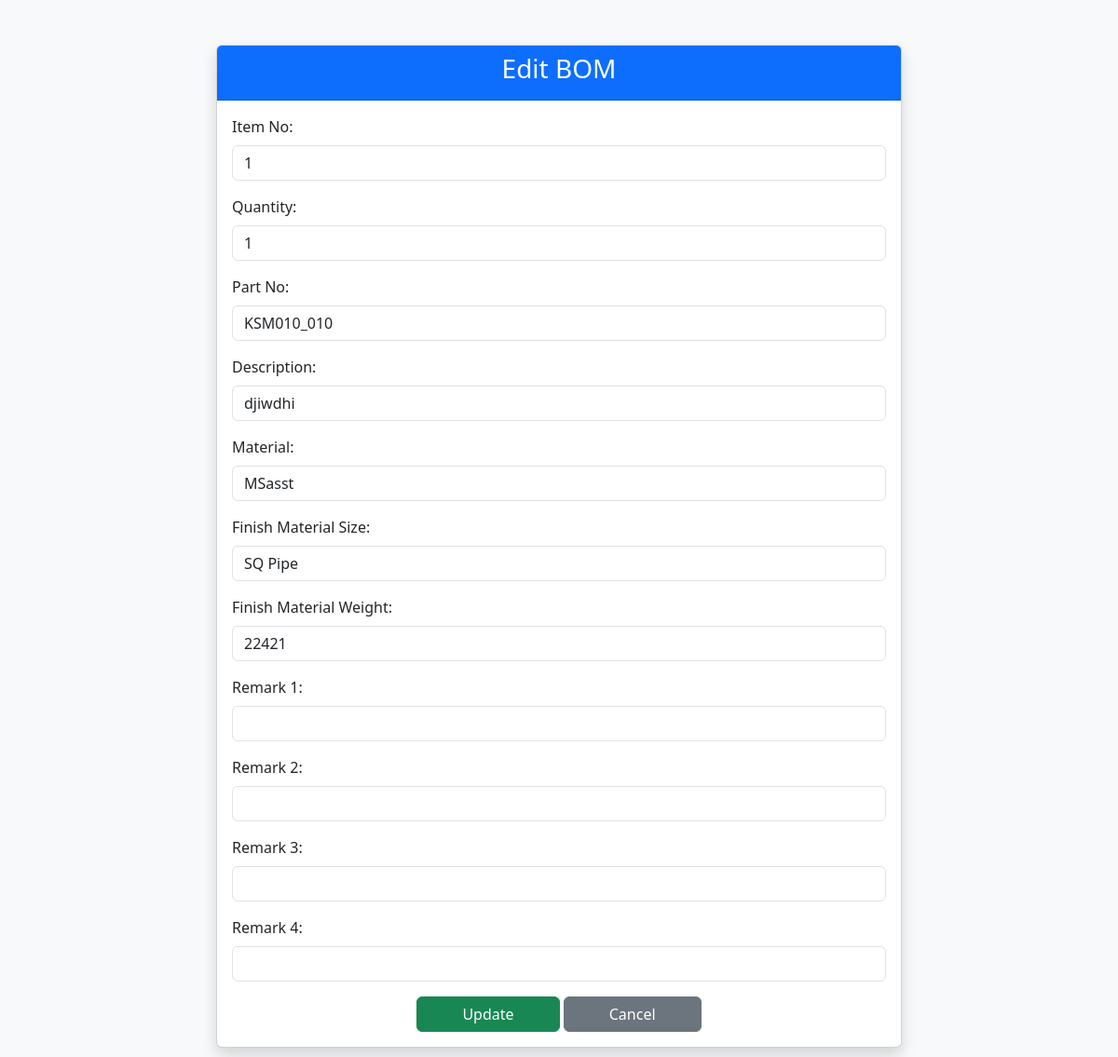
/edit/edit_bom.php?id=1, run on the app's committed database.
### tables this page shows
CREATE TABLE `bom` (
  `id` int(11) NOT NULL,
  `item_no` int(11) NOT NULL,
  `quantity` int(11) NOT NULL,
  `part_no` varchar(255) NOT NULL,
  `hierarchy_level` int(11) NOT NULL,
  `description` varchar(255) DEFAULT NULL,
  `material` varchar(255) DEFAULT NULL,
  `finish_material_size` varchar(255) DEFAULT NULL,
  `finish_material_weight` varchar(255) DEFAULT NULL,
  `remark1` varchar(255) DEFAULT NULL,
  `remark2` varchar(255) DEFAULT NULL,
  `remark3` varchar(255) DEFAULT NULL,
  `remark4` varchar(255) DEFAULT NULL,
  `total_quantity` int(11) DEFAULT 0
);

### edit/edit_bom.php (the view, shortened to what this page needs)
<?php
include '../conn.php';
if ($_SERVER['REQUEST_METHOD'] == 'POST') {
    $id = $_POST['id'];
    $item_no = $_POST['item_no'];
    $quantity = $_POST['quantity'];
    $part_no = $_POST['part_no'];
    $description = $_POST['description'];
    $material = $_POST['material'];
    $finish_material_size = $_POST['finish_material_size'];
    $finish_material_weight = $_POST['finish_material_weight'];
    $remark1 = $_POST['remark1'];
    $remark2 = $_POST['remark2'];
    $remark3 = $_POST['remark3'];
    $remark4 = $_POST['remark4'];
    $updateQuery = "UPDATE bom SET
        item_no='$item_no',
        quantity='$quantity',
        part_no='$part_no',
        description='$description',
        material='$material',
        finish_material_size='$finish_material_size',
        finish_material_weight='$finish_material_weight',
        remark1='$remark1',
        remark2='$remark2',
        remark3='$remark3',
        remark4='$remark4'
    WHERE id='$id'";
    if (mysqli_query($con, $updateQuery)) {
        echo "<script>alert('Record updated successfully!'); window.location.href='../machine.php';</script>";
    } else {
        echo "<script>alert('Error updating record: " . mysqli_error($con) . "');</script>";
    }
} else if (isset($_GET['id'])) {
    $id = $_GET['id'];
    $query = "SELECT * FROM bom WHERE id='$id'";
    $result = mysqli_query($con, $query);
    $row = mysqli_fetch_assoc($result);
} else {
    echo "<script>alert('Invalid request'); window.location.href='../list/bom_list.php';</script>";
    exit;
}
?>
<!DOCTYPE html>
<html>
<head>
    <link href="https://cdn.jsdelivr.net/npm/bootstrap@5.3.0/dist/css/bootstrap.min.css" rel="stylesheet">
</head>
<body class="bg-light">
    <div class="container my-5">
        <div class="row justify-content-center">
            <div class="col-md-8">
                <div class="card shadow">
                    <div class="card-header bg-primary text-white text-center">
                        <h3>Edit BOM</h3>
                    </div>
                    <div class="card-body">
                        <form method="POST">
                            <div class="mb-3">
                                <label for="item_no" class="form-label">Item No:</label>
                                <input type="text" id="item_no" name="item_no" class="form-control" value="<?php echo $row['item_no']; ?>" required>
                            </div>
                            <div class="mb-3">
                                <label for="quantity" class="form-label">Quantity:</label>
                                <input type="text" id="quantity" name="quantity" class="form-control" value="<?php echo $row['quantity']; ?>" required>
                            </div>
                            <div class="mb-3">
                                <label for="part_no" class="form-label">Part No:</label>
                                <input type="text" id="part_no" name="part_no" class="form-control" value="<?php echo $row['part_no']; ?>" required>
                            </div>
                            <div class="mb-3">
                                <label for="description" class="form-label">Description:</label>
                                <input type="text" id="description" name="description" class="form-control" value="<?php echo $row['description']; ?>" required>
                            </div>
                            <div class="mb-3">
                                <label for="material" class="form-label">Material:</label>
                                <input type="text" id="material" name="material" class="form-control" value="<?php echo $row['material']; ?>" required>
                            </div>
                            <div class="mb-3">
                                <label for="finish_material_size" class="form-label">Finish Material Size:</label>
                                <input type="text" id="finish_material_size" name="finish_material_size" class="form-control" value="<?php echo $row['finish_material_size']; ?>" required>
                            </div>
                            <div class="mb-3">
                                <label for="finish_material_weight" class="form-label">Finish Material Weight:</label>
                                <input type="text" id="finish_material_weight" name="finish_material_weight" class="form-control" value="<?php echo $row['finish_material_weight']; ?>" required>
                            </div>
                            <div class="mb-3">
                                <label for="remark1" class="form-label">Remark 1:</label>
                                <input type="text" id="remark1" name="remark1" class="form-control" value="<?php echo $row['remark1']; ?>" required>
                            </div>
                            <div class="mb-3">
                                <label for="remark2" class="form-label">Remark 2:</label>
                                <input type="text" id="remark2" name="remark2" class="form-control" value="<?php echo $row['remark2']; ?>" required>
                            </div>
                            <div class="mb-3">
                                <label for="remark3" class="form-label">Remark 3:</label>
                                <input type="text" id="remark3" name="remark3" class="form-control" value="<?php echo $row['remark3']; ?>" required>
                            </div>
                            <div class="mb-3">
                                <label for="remark4" class="form-label">Remark 4:</label>
                                <input type="text" id="remark4" name="remark4" class="form-control" value="<?php echo $row['remark4']; ?>" required>
                            </div>
                            <div class="text-center">
                                <button type="submit" class="btn btn-success px-5">Update</button>
                                <a href="../machine.php" class="btn btn-secondary px-5">Cancel</a>
                            </div>
                        </form>
                    </div>
                </div>
            </div>
        </div>
    </div>
</body>
</html>

### data on the page
bom: item_no "1", quantity "1", part_no "KSM010_010", description "djiwdhi", material "MSasst", finish_material_size "SQ Pipe", finish_material_weight "22421"
